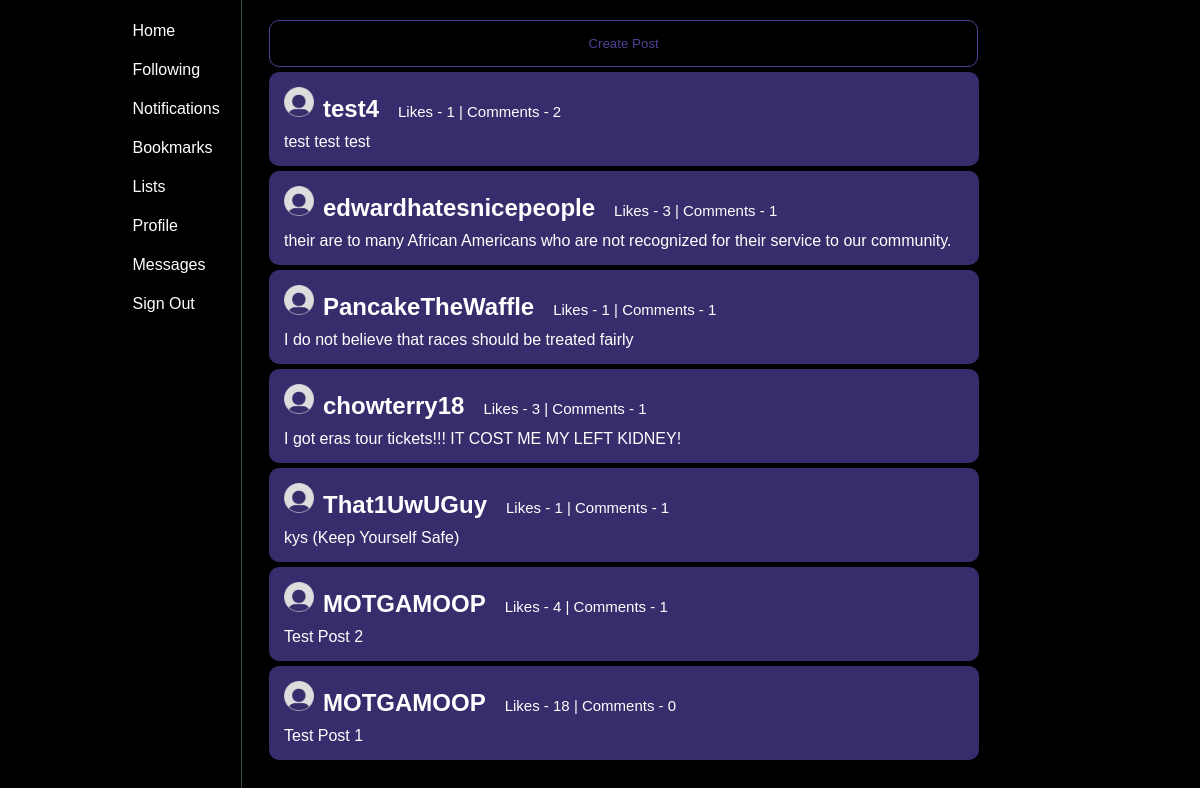
Screenshot of /twitter/ (signed in) with the database file from the repository.
### twitter/models.py (models this page shows, shortened)
class Post(models.Model):
    text = models.CharField(max_length=200)
    pub_date = models.DateTimeField("date published")
    user = models.ForeignKey(User2, on_delete=models.PROTECT)
    likes = models.IntegerField(default = 0)
    likedBy = models.ManyToManyField(User2, related_name="post_like")
    commentsCount = models.IntegerField(default = 0)

class User2(models.Model): #don't delete follows or user2s manually, because you have to delete the user follow and user2 all in one or itll break
    username = models.CharField(max_length = 200)
    password = models.CharField(max_length = 200, default = "password")
    profile_picture = models.ImageField(upload_to = "media/twitter/", default = "static/twitter/default.png")
    following = models.ManyToManyField(FollowObj, related_name="follow_account")
    bookmarks = models.ManyToManyField('Post', related_name="bookmarked_post") #if you want to define a relationship between two objects you can just use a string for the object name
    followers = models.IntegerField(default = 0)
    followingNum = models.IntegerField(default = 0)
    savedlists = models.ManyToManyField('PostList', related_name="saved_list")
    ownlists = models.ManyToManyField('PostList', related_name="own_list")
    posts = models.IntegerField(default = 0)
    notificationlist = models.ManyToManyField('Notification', related_name="notifications")
    def __str__(self):
        return self.username

### twitter/views.py (the view)
# urls.py: path("", views.HomeView, name = "home"),
def HomeView(request):
    if(request.user.is_authenticated == False):
        return redirect('login')
    else:
        post_list = Post.objects.order_by("-pub_date")[:50]
        context = {"post_list": post_list}
        return render(request, "twitter/home.html", context)

### twitter/templates/twitter/home.html (shortened to what this page needs)
<!DOCTYPE html>
<html>
    <head>
        {% load static %}
        <link rel = "stylesheet" href = "{% static 'twitter/css/home.css' %}">
    </head>
    <body>
        <div class = "sidebar">
            <div class = "sidegrid">
                <a href = "{% url 'home' %}"> Home </a>
                <a href = "{% url 'following' %}"> Following </a>
                <a href = "{% url 'notifications' %}"> Notifications </a>
                <a href = "{% url 'bookmarks' %}"> Bookmarks </a>
                <a href = "/twitter/lists/{{user.username}}"> Lists </a>
                <a href = "/twitter/user/{{user.username}}"> Profile </a>
                <a href = "{% url 'messages' %}"> Messages </a>
                <a href = "{% url 'signout' %}"> Sign Out </a>
            </div>
        </div>
        <div class = "postbox">
            <button onclick = "popup()" class = "postbutton pointer">Create Post</button>
            {% if post_list %}
                {% for post in post_list %}
                    <div class = "post">
                        {% load static %}
                        <img src = "{% static 'twitter/images/default.png' %}", width = 30px, height = 30px>
                        <a href = "{% url 'profile' username=post.user %}"><h2>{{post.user}}</h2></a>
                        <p class = "poststats">Likes - {{post.likes}} | Comments - {{post.commentsCount}}</p> <br>
                        <a href = "{% url 'post' pk=post.pk%}">
                            <span>{{post.text}}</span>
                        </a>
                    </div>
                {% endfor %}
            {% else %}
                <p>No Posts Currently</p>
            {% endif %}
        </div>
    </body>
</html>

### twitter/static/twitter/css/home.css (style rules this page uses)
.postbutton { display:block; width:98.5%; border: solid 1px; border-radius: 10px; border-color:rgb(76, 65, 151); color: rgb(76, 65, 151); padding:15px; background-color:transparent; margin:5px; }
.pointer { cursor:pointer; }
h2 { font-family:'Trebuchet MS', 'Lucida Sans Unicode', 'Lucida Grande', 'Lucida Sans', Arial, sans-serif; }
body { background-color:black; }
p { color:white; font-family:'Courier New', Courier, monospace; }
.sidegrid { position:relative; display:grid; grid-template-columns: 50%; justify-content:right; }
.sidebar { position: fixed; width: 20%; height:100%; padding:0.5px; background-color:black; border-right:1px solid; border-color:darkslategray; padding-top:10px; }
.sidebar a { display:block; position:relative; border-radius: 10px; height:15px; margin:2px; margin-right:5px; padding:10px; border:none; background-color:black; color:white; font-family:'Trebuchet MS', 'Lucida Sans Unicode', 'Lucida Grande', 'Lucida Sans', Arial, sans-serif; }
.postbox { width:60%; border-right: 1px solid; margin-left:22%; padding-top:15px; }
.post { border-radius: 10px; padding:15px; margin:5px; color:white; background-color:rgb(54, 46, 108); }
.poststats { font-size:15px; font-family:'Trebuchet MS', 'Lucida Sans Unicode', 'Lucida Grande', 'Lucida Sans', Arial, sans-serif; color:white; display:inline; margin-left:15px; }
.post h2 { font-family:'Trebuchet MS', 'Lucida Sans Unicode', 'Lucida Grande', 'Lucida Sans', Arial, sans-serif; display:inline; margin-left:5px; }
.post span { font-family:'Trebuchet MS', 'Lucida Sans Unicode', 'Lucida Grande', 'Lucida Sans', Arial, sans-serif; margin-top:10px; display:block; }
* { margin: 0; padding: 0; }
a { text-decoration:none; color:white; }

### rows the page displays
Post: user "test4", likes "1", commentsCount "2", text "test test test"
Post: user "edwardhatesnicepeople", likes "3", commentsCount "1", text "their are to many African Americans who are not recognized for their service to our community."
Post: user "PancakeTheWaffle", likes "1", commentsCount "1", text "I do not believe that races should be treated fairly"
Post: user "chowterry18", likes "3", commentsCount "1", text "I got eras tour tickets!!! IT COST ME MY LEFT KIDNEY!"
Post: user "That1UwUGuy", likes "1", commentsCount "1", text "kys (Keep Yourself Safe)"
Post: user "MOTGAMOOP", likes "4", commentsCount "1", text "Test Post 2"
Post: user "MOTGAMOOP", likes "18", commentsCount "0", text "Test Post 1"
